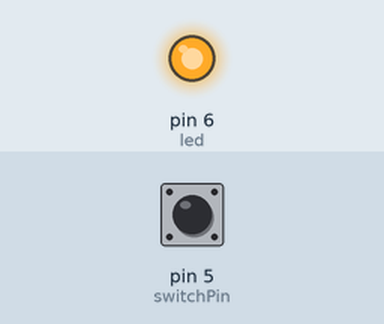
This sketch was run on a simulated Arduino Uno, built with avr-gcc and run on an emulated ATmega328P. On the bench: output pins drawn as LEDs (lit = HIGH). Inputs (shaded band) come from the test bench; at power-on: pin 5 (switchPin) HIGH. What the sketch prints to the serial monitor is not drawn.

Above: at 1.2 s.
1.3 s: pin 5 (switchPin) pulled LOW for 0.15 s
At 1.4 s:
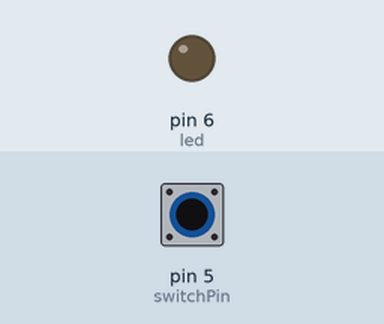
3.0 s: pin 5 (switchPin) pulled LOW for 3.2 s
At 7.6 s:
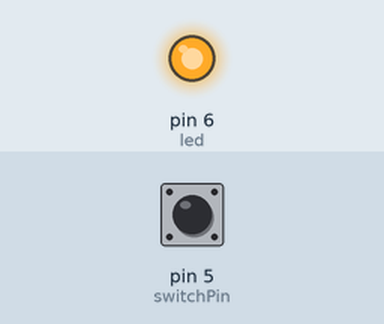
Timing chart, 0 to 9.1 s (numbered marks = the images above; inputs shaded):
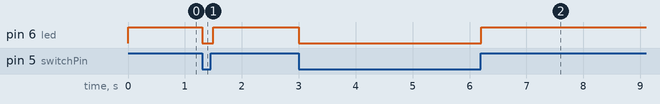

Measured:
- after the input at 1.3 s, pin 6 (led): HIGH → LOW at once, → HIGH 0.20 s later
- after the input at 3.0 s, pin 6 (led): HIGH → LOW at once, → HIGH 3.2 s later

The sketch:

blink-switch.ino
```cpp
uint8_t led = 6;
uint8_t switchPin = 5;

void setup() {
  pinMode(led, OUTPUT);
  pinMode(switchPin, INPUT_PULLUP);


Serial.begin(9600);
}

void loop() {

Serial.write("oui");
  int isPressed = digitalRead(switchPin) == 0;

  digitalWrite(led, isPressed ? LOW : HIGH);
  delay(100);
}
```
